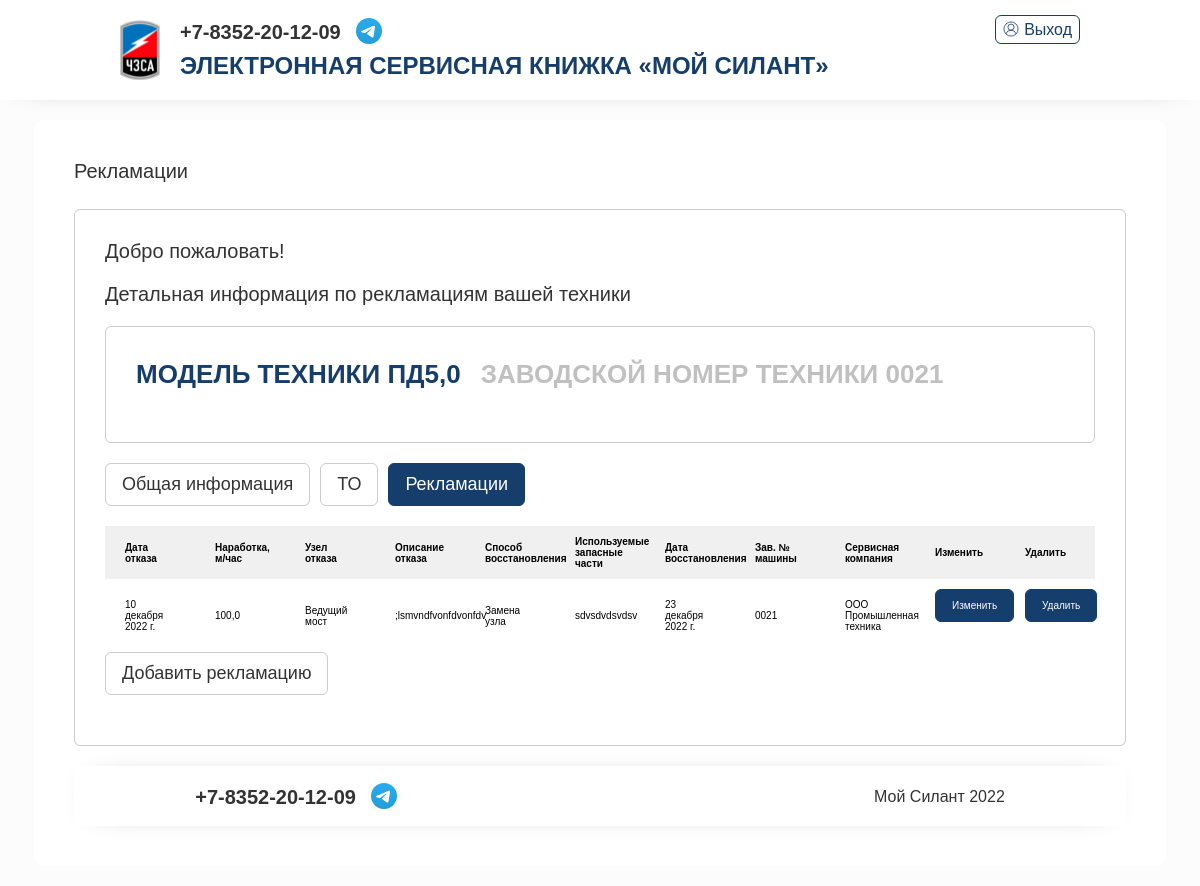
The page /complaint/4/ (signed in) on the database as committed earlier.
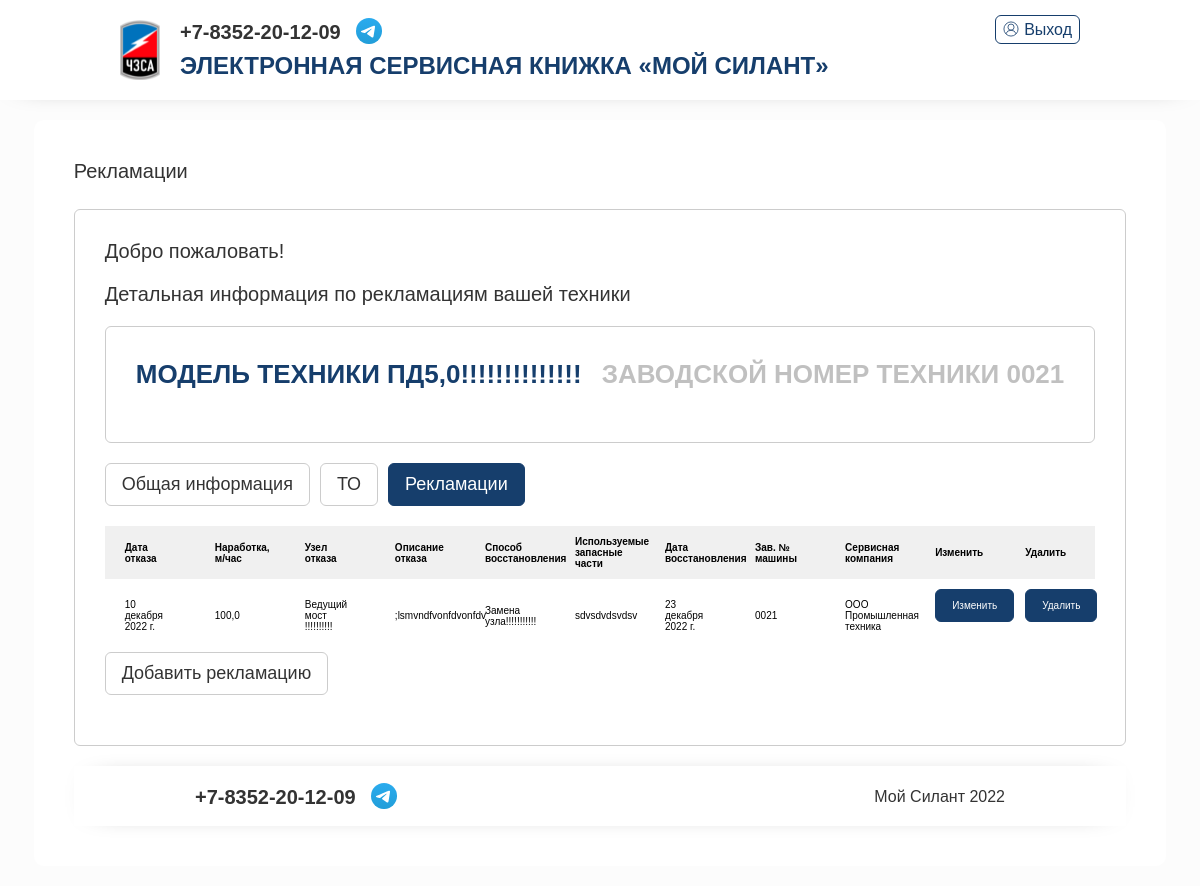
The same page on the database as committed later.
### service/models.py (models this page shows, shortened)
class Machine(models.Model):
    number_machine = models.TextField(unique=True, verbose_name='Зав. № машины')
    technique_model = models.ForeignKey(TechniqueModel, verbose_name='Модель техники', on_delete=models.CASCADE)
    engine_model = models.ForeignKey(EngineModel, verbose_name='Модель двигателя', on_delete=models.CASCADE)
    engine_number = models.TextField(verbose_name='Зав. № двигателя')
    transmission_model = models.ForeignKey(TransmissionModel, verbose_name='Модель трансмиссии', on_delete=models.CASCADE)
    transmission_number = models.TextField(verbose_name='Зав. № трансмиссии')
    drive_axle_model = models.ForeignKey(DriveAxleModel, verbose_name='Модель ведущего моста', on_delete=models.CASCADE)
    drive_axle_number = models.TextField(verbose_name='Зав. № ведущего моста')
    steering_bridge_model = models.ForeignKey(SteeringBridgeModel, verbose_name='Модель управляемого моста', on_delete=models.CASCADE)
    steering_bridge_number = models.TextField(verbose_name='Зав. № управляемого моста')
    supply_contract = models.TextField(verbose_name='Договор поставки №, дата')
    shipping_date = models.DateField(verbose_name='Дата отгрузки с завода') #TODO календарь
    consignee = models.TextField(verbose_name='Грузополучатель (конечный потребитель)')
    delivery_address = models.TextField(verbose_name='Адрес поставки (эксплуатации)')
    equipment = models.TextField(verbose_name='Комплектация (доп. опции)')
    client = models.TextField(verbose_name='Клиент') #TODO справочник пользователей с соответствующими правами
    service_company = models.ForeignKey(ServiceCompany, verbose_name='Сервисная компания', on_delete=models.CASCADE)
    def __str__(self):
        return self.number_machine
    class Meta:
        verbose_name = 'Машина'

class TechniqueModel(models.Model):
    name = models.TextField(verbose_name='Название')
    description = models.TextField(verbose_name='Описание')
    def __str__(self):
        return self.name
    class Meta:
        verbose_name = 'Модель техники'

class Complaint(models.Model):
    date_rejection = models.DateField(verbose_name='Дата отказа') #TODO календарь
    operating_time = models.FloatField(verbose_name='Наработка, м/час')
    failure_node = models.ForeignKey(FailureNode, verbose_name='Узел отказа', on_delete=models.CASCADE)
    failure_description = models.TextField(verbose_name='Описание отказа')
    recovery_method = models.ForeignKey(RecoveryMethod, verbose_name='Способ восстановления', on_delete=models.CASCADE)
    spare_parts = models.TextField(verbose_name='Используемые запасные части', null=True, blank=True)
    recovery_date = models.DateField(verbose_name='Дата восстановления') #TODO календарь
    machine_complaint = models.ForeignKey(Machine, verbose_name='Зав. № машины', on_delete=models.CASCADE)
    service_company_complaint = models.ForeignKey(ServiceCompany, verbose_name='Сервисная компания', on_delete=models.CASCADE)
    class Meta:
        verbose_name = 'Рекламации'

class FailureNode(models.Model):
    name = models.TextField(verbose_name='Название')
    description = models.TextField(verbose_name='Описание')
    def __str__(self):
        return self.name
    class Meta:
        verbose_name = 'Характер отказа'

class RecoveryMethod(models.Model):
    name = models.TextField(verbose_name='Название')
    description = models.TextField(verbose_name='Описание')
    def __str__(self):
        return self.name
    class Meta:
        verbose_name = 'Способ восстановления'

class ServiceCompany(models.Model):
    name = models.TextField(verbose_name='Название')
    description = models.TextField(verbose_name='Описание')
    def __str__(self):
        return self.name
    class Meta:
        verbose_name = 'Сервисная компания'

### service/views.py (the view)
# urls.py: path('complaint/<int:complaint_id>/', complaint_detail, name='complaint_detail'),
def complaint_detail(request, complaint_id):
    is_aut = request.user.groups.exists()
    if is_aut:
        complaint_d = Complaint.objects.get(pk=complaint_id)
        machine = Machine.objects.get(number_machine=complaint_d.machine_complaint)
        context = {'complaint_d': complaint_d, 'machine': machine, 'is_aut': is_aut}
    else:
        complaint_d = 'Авторизуйтесь'
        context = {'complaint_d': complaint_d}
    return render(request, 'complaint_detail.html', context)

### templates/complaint_detail.html (shortened to what the changed rows need)
<!DOCTYPE html>
{% extends 'base.html' %}
    {% load static %}
    {% block content %}
    <div id="content">
      <div class="centrator">
        <section>
  <div class="line">
    <div class="column">
      <div class="search_result">
        {% if is_aut %}
        <div class="result_info">
          <span>Добро пожаловать! {{request.user.first_name}}</span>
        </div>
        <div class="result_info">
          <span>Детальная информация по рекламациям вашей техники</span>
        </div>
        <div class="search_result">
        <div class="result_info">
          <div class="machine">
            <span>
              Модель техники {{machine.technique_model}}
            </span>
            <span>
              Заводской номер техники {{machine.number_machine}}
            </span>
          </div>
        </div>
      </div>
         <div class="result_collection">
          <div class="tabs">
            <a href="{% url 'machine_detail' machine.pk %}">
            <div class="tab">
              <span>
                Общая информация
              </span>
            </div>
            </a>
            <a href="{% url 'to_detail' machine.pk %}">
              <div class="tab">
              <span>
                ТО
              </span>
            </div>
            </a>
            <a href="{% url 'complaint_detail' machine.pk %}">
            <div class="tab active">
              <span>
                Рекламации
              </span>
            </div>
            </a>
          </div>
         </div>
        <div class="result_collection">
          <table>
            <tbody><tr>
              <th class="nam left">Дата отказа</th>
              <th class="nam left">Наработка, м/час</th>
              <th class="nam left">Узел отказа</th>
              <th class="nam left">Описание отказа</th>
              <th class="nam left">Способ восстановления</th>
              <th class="nam left">Используемые запасные части</th>
              <th class="nam left">Дата восстановления</th>
              <th class="nam left">Зав. № машины</th>
              <th class="nam left">Сервисная компания</th>
              <th class="nam left">Изменить</th>
              <th class="nam left">Удалить</th>
            <tr>
              <td class="nam left">{{complaint_d.date_rejection}}</td>
              <td class="nam left">{{complaint_d.operating_time}}</td>
              <td class="nam left">{{complaint_d.failure_node}}</td>
              <td class="nam left">{{complaint_d.failure_description}}</td>
              <td class="nam left">{{complaint_d.recovery_method}}</td>
              <td class="nam left">{{complaint_d.spare_parts}}</td>
              <td class="nam left">{{complaint_d.recovery_date}}</td>
              <td class="nam left">{{complaint_d.machine_complaint}}</td>
              <td class="nam left">{{complaint_d.service_company_complaint}}</td>
              <td class="nam left">
                <div class="tabs">
                  <a href="{% url 'complaint_update' complaint_d.pk %}">
                    <div class="tab active">
                      <span>
                        <div class="smalltext">Изменить</div>
                      </span>
                    </div>
                  </a>
                </div>
              </td>
              <td class="nam left">
                <div class="tabs">
                  <a href="{% url 'complaint_delete' complaint_d.pk %}">
                    <div class="tab active">
                      <span>
                        <div class="smalltext">Удалить</div>
                      </span>
                    </div>
                  </a>
                </div>
              </td>
            </tr>
            </tr>
          </tbody></table>
           <div class="tabs">
                  <a href="{% url 'complaint_create' %}">
                    <div class="tab">
                      <span>
                        Добавить рекламацию
                      </span>
                    </div>
                  </a>
                </div>
          {% else %}
          <div class="search_result empty_result">
            <span>
              Авторизуйтесь
            </span>
          </div>
          {% endif %}
        </div>
      </div>
        {% endblock content %}

Rows that differ between the two databases and show on the page:
changed through a linked row, Machine: technique_model "ПД5,0" → "ПД5,0!!!!!!!!!!!!!!"
changed through a linked row, Complaint ";lsmvndfvonfdvonfdv": failure_node "Ведущий мост" → "Ведущий мост !!!!!!!!!!"; recovery_method "Замена узла" → "Замена узла!!!!!!!!!!!"
